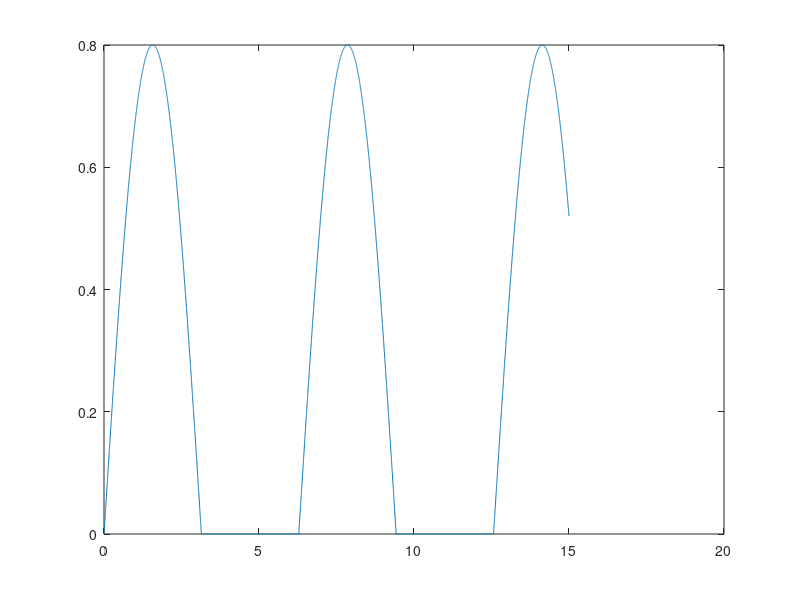

Write the MATLAB code that produced this figure.

A = 0.8; 
T = 3;
F = 1 / T;
t = 0:0.002:15; 
f = @(t) 0.8*sin(t).*(sin(t)>=0)+0*(sin(t)<0); %semnalul va fi nul pe partea negativa
plot(t,f(t))